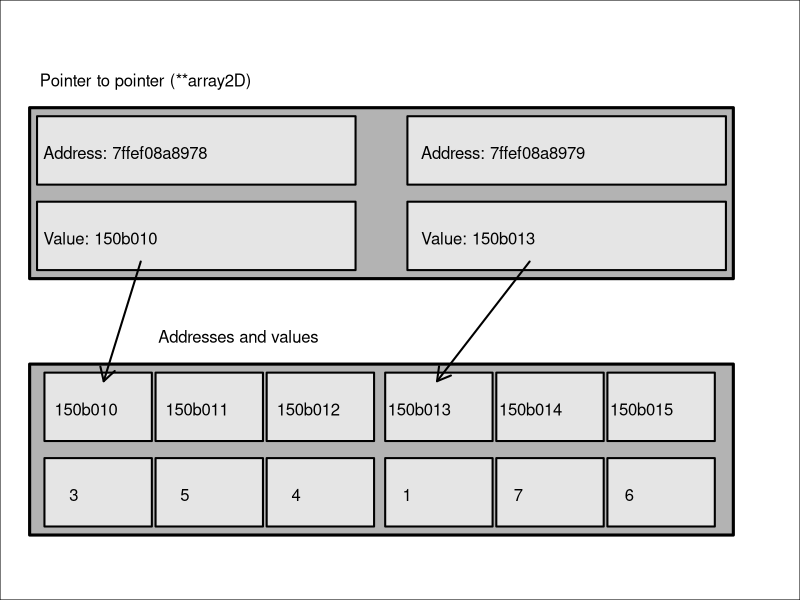

Write the R code that produced this figure.
## ---- chunk 1
data_vec <- c(3, 5, 4, 1, 7, 6);
print(data_vec);
## ---- chunk 2
data_mat <- matrix(data = c(3, 5, 4, 1, 7, 6), nrow = 2, ncol = 3);
print(data_mat);
## ---- chunk 3
mbox <- function(x0, x1, y0, y1){
    xx <- seq(from=x0, to=x1, length.out = 100);
    yy <- seq(from=y0, to=y1, length.out = 100);
    xd <- c(rep(x0, 100), xx, rep(x1,100), rev(xx));
    yd <- c(yy, rep(y1,100), rev(yy), rep(y0, 100));
    return(list(x=xd, y=yd));
}
par(mar=c(0,0,0,0));
# ===============================================================
plot(x=0, y=0, type="n", xlim=c(0,200), ylim=c(35,100), xaxt="n", yaxt="n",
     xlab="",ylab="");

text(x=0, y=93, labels="Pointer to pointer (**array2D)", col="black", pos = 4);
abox <- mbox(x0 = 0, x1 = 190, y0 = 70, y1 = 90);
polygon(x=abox$x, y=abox$y, lwd=3, border="black", col="grey70");
a1box <- mbox(x0 = 2, x1 = 88, y0 = 81, y1 = 89);
polygon(x=a1box$x, y=a1box$y, lwd=2, border="black", col="grey90");
a2box <- mbox(x0 = 2, x1 = 88, y0 = 71, y1 = 79);
polygon(x=a2box$x, y=a2box$y, lwd=2, border="black", col="grey90");
text(x=1, y=84.5, labels="Address: 7ffef08a8978", col="black", pos=4);
text(x=1, y=74.5, labels="Value: 150b010", col="black", pos = 4);

a3box <- mbox(x0 = 102, x1 = 188, y0 = 81, y1 = 89);
polygon(x=a3box$x, y=a3box$y, lwd=2, border="black", col="grey90");
a4box <- mbox(x0 = 102, x1 = 188, y0 = 71, y1 = 79);
polygon(x=a4box$x, y=a4box$y, lwd=2, border="black", col="grey90");
text(x=103, y=84.5, labels="Address: 7ffef08a8979", col="black", pos=4);
text(x=103, y=74.5, labels="Value: 150b013", col="black", pos = 4);

text(x=32, y=63, labels="Addresses and values", col="black", pos = 4);
bbox <- mbox(x0 = 0, x1 = 190, y0 = 40, y1 = 60);
polygon(x=bbox$x, y=bbox$y, lwd=3, border="black", col="grey70");
b1   <- mbox(x0 =   4, x1 =  33, y0 = 51, y1 = 59);
b2   <- mbox(x0 =  34, x1 =  63, y0 = 51, y1 = 59);
b3   <- mbox(x0 =  64, x1 =  93, y0 = 51, y1 = 59);
b4   <- mbox(x0 =  96, x1 = 125, y0 = 51, y1 = 59);
b5   <- mbox(x0 = 126, x1 = 155, y0 = 51, y1 = 59);
b6   <- mbox(x0 = 156, x1 = 185, y0 = 51, y1 = 59);
polygon(x=b1$x, y=b1$y, lwd=2, border="black", col="grey90");
polygon(x=b2$x, y=b2$y, lwd=2, border="black", col="grey90");
polygon(x=b3$x, y=b3$y, lwd=2, border="black", col="grey90");
polygon(x=b4$x, y=b4$y, lwd=2, border="black", col="grey90");
polygon(x=b5$x, y=b5$y, lwd=2, border="black", col="grey90");
polygon(x=b6$x, y=b6$y, lwd=2, border="black", col="grey90");
text(x=  4, y=54.5, labels="150b010", col="black", pos=4);
text(x= 34, y=54.5, labels="150b011", col="black", pos=4);
text(x= 64, y=54.5, labels="150b012", col="black", pos=4);
text(x= 94, y=54.5, labels="150b013", col="black", pos=4);
text(x=124, y=54.5, labels="150b014", col="black", pos=4);
text(x=154, y=54.5, labels="150b015", col="black", pos=4);

arrows(x0=30, x1=20, y0=72, y1=58, lwd=2, length=0.15);
arrows(x0=135, x1=110, y0=72, y1=58, lwd=2, length=0.15);

c1   <- mbox(x0 =   4, x1 =  33, y0 = 41, y1 = 49);
c2   <- mbox(x0 =  34, x1 =  63, y0 = 41, y1 = 49);
c3   <- mbox(x0 =  64, x1 =  93, y0 = 41, y1 = 49);
c4   <- mbox(x0 =  96, x1 = 125, y0 = 41, y1 = 49);
c5   <- mbox(x0 = 126, x1 = 155, y0 = 41, y1 = 49);
c6   <- mbox(x0 = 156, x1 = 185, y0 = 41, y1 = 49);
polygon(x=c1$x, y=c1$y, lwd=2, border="black", col="grey90");
polygon(x=c2$x, y=c2$y, lwd=2, border="black", col="grey90");
polygon(x=c3$x, y=c3$y, lwd=2, border="black", col="grey90");
polygon(x=c4$x, y=c4$y, lwd=2, border="black", col="grey90");
polygon(x=c5$x, y=c5$y, lwd=2, border="black", col="grey90");
polygon(x=c6$x, y=c6$y, lwd=2, border="black", col="grey90");
text(x=  8, y=44.5, labels="3", col="black", pos=4);
text(x= 38, y=44.5, labels="5", col="black", pos=4);
text(x= 68, y=44.5, labels="4", col="black", pos=4);
text(x= 98, y=44.5, labels="1", col="black", pos=4);
text(x=128, y=44.5, labels="7", col="black", pos=4);
text(x=158, y=44.5, labels="6", col="black", pos=4);
